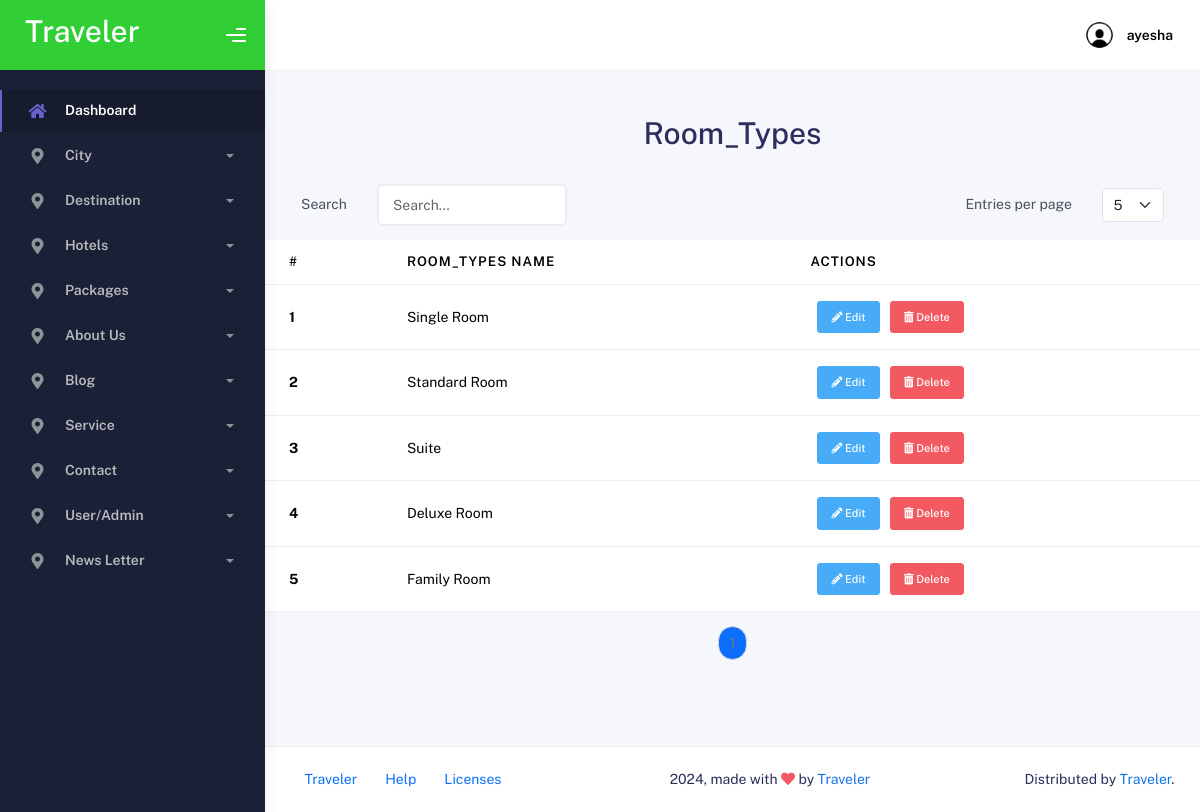
Screenshot of /admin/roomstypesshow.php (signed in) with the database file from the repository.
### tables this page shows
CREATE TABLE `room_types` (
  `RoomTypeID` int(11) NOT NULL,
  `TypeName` varchar(50) NOT NULL
);

### admin/roomstypesshow.php (the view, shortened to what this page needs)
<?php
require "header.php";
require "connection.php";
$page = isset($_GET['page']) ? (int) $_GET['page'] : 1;
$entries_per_page = isset($_GET['entries']) ? (int) $_GET['entries'] : 5;
$start = ($page - 1) * $entries_per_page;
$total_entries_query = "SELECT COUNT(*) AS total FROM `room_types`";
$total_entries_result = mysqli_query($conn, $total_entries_query);
$total_entries_row = mysqli_fetch_assoc($total_entries_result);
$total_entries = $total_entries_row['total'];
$total_pages = ceil($total_entries / $entries_per_page);
$qry = "SELECT * FROM `room_types` LIMIT $start, $entries_per_page";
$result = mysqli_query($conn, $qry);
$serial_num = ($page - 1) * $entries_per_page + 1;
?>
<div class="container">
    <h1 class="mt-5 text-center">Room_Types</h1>
    <div class="row g-3 align-items-center my-3 mx-4">
        <div class="col-auto">
            <label for="searchInput" class="col-form-label">Search</label>
        </div>
        <div class="col-auto">
            <input type="text" class="form-control" id="searchInput" placeholder="Search...">
        </div>
        <div class="col-auto ms-auto">
            <label for="entriesSelect" class="col-form-label">Entries per page</label>
        </div>
        <div class="col-auto">
            <select class="form-select" id="entriesSelect" onchange="updateEntries()">
                <option value="5" <?php if ($entries_per_page == 5) echo 'selected'; ?>>5</option>
            </select>
        </div>
    </div>
    <table class="table" id="roomTypesTable">
        <thead>
            <tr>
                <th scope="col">#</th>
                <th scope="col">Room_Types Name</th>
                <th scope="col">Actions</th>
            </tr>
        </thead>
        <tbody>
            <?php while ($row = mysqli_fetch_assoc($result)) { ?>
                <tr>
                    <th scope="row"><?php echo $serial_num ?></th>
                    <td><?php echo $row['TypeName'] ?></td>
                    <td>
                        <a href="roomtypeedit.php?updid=<?php echo $row['RoomTypeID'] ?>" class="btn btn-sm btn-info mx-2" title="Edit"><i class='fas fa-pencil-alt'></i> Edit</a>
                        <a href="roomtypedelete.php?id=<?php echo $row['RoomTypeID'] ?>" class="btn btn-sm btn-danger" title="Delete"><i class='fas fa-trash-alt'></i> Delete</a>
                    </td>
                </tr>
                <?php
                $serial_num++;
            } ?>
        </tbody>
    </table>
    <nav aria-label="Page navigation">
        <ul class="pagination justify-content-center">
            <?php for ($i = 1; $i <= $total_pages; $i++): ?>
                <li class="page-item <?php if ($i == $page) echo 'active'; ?>">
                    <a class="page-link" href="?page=<?= $i ?>&entries=<?= $entries_per_page ?>"><?= $i ?></a>
                </li>
            <?php endfor; ?>
        </ul>
    </nav>
</div>
<?php
require "footer.php";
?>

### admin/header.php (shortened to what this page needs)
<?php
if (isset($_SESSION['Role']) && $_SESSION['Role'] == "Admin") {
    include('connection.php');
    if (isset($_SESSION['AdminID'])) {
        $adminID = $_SESSION['AdminID'];
        $query = "SELECT `Name`, `Email` FROM `admin_user` WHERE `AdminID` = ?";
        $stmt = $conn->prepare($query);
        if ($stmt) {
            $stmt->bind_param("i", $adminID);
            $stmt->execute();
            $result = $stmt->get_result();
            if ($result->num_rows > 0) {
                $user = $result->fetch_assoc();
                $name = $user['Name'];
            } else {
                $name = "Unknown";
                $email = "Unknown";
            }
        } else {
            $name = "Error";
            $email = "Error";
        }
    } else {
        $name = "Error";
        $email = "Error";
    }
} else {
    header("Location: login.php");
    exit();
}
?>
  <!DOCTYPE html>
  <html lang="en">
  <head>
    <link rel="stylesheet" href="assets/css/bootstrap.min.css" />
    <link rel="stylesheet" href="assets/css/plugins.min.css" />
    <link rel="stylesheet" href="assets/css/kaiadmin.min.css" />
  </head>
  <body>
    <div class="wrapper">
      <div class="sidebar" data-background-color="dark">
        <div class="sidebar-logo">
          <div class="logo-header" data-background-color="green">
            <a href="index.php" class="logo">
              <h1 style="color: white;">Traveler</h1>
            </a>
            <div class="nav-toggle">
              <button class="btn btn-toggle toggle-sidebar">
                <i class="gg-menu-right"></i>
              </button>
            </div>
          </div>
        </div>
        <div class="sidebar-wrapper scrollbar scrollbar-inner">
          <div class="sidebar-content">
            <ul class="nav nav-secondary">
              <li class="nav-item active">
                <a data-bs-toggle="collapse" href="#dashboard" class="collapsed" aria-expanded="false">
                  <i class="fas fa-home"></i>
                  <p>Dashboard</p>
                </a>
              </li>
              <li class="nav-item">
                <a data-bs-toggle="collapse" href="#City">
                  <i class="fas fa-map-marker-alt"></i>
                  <p>City</p>
                  <span class="caret"></span>
                </a>
              </li>
              <li class="nav-item">
                <a data-bs-toggle="collapse" href="#destination">
                  <i class="fas fa-map-marker-alt"></i>
                  <p>Destination</p>
                  <span class="caret"></span>
                </a>
              </li>
              <li class="nav-item">
                <a data-bs-toggle="collapse" href="#hotels">
                  <i class="fas fa-map-marker-alt"></i>
                  <p>Hotels</p>
                  <span class="caret"></span>
                </a>
              </li>
              <li class="nav-item">
                <a data-bs-toggle="collapse" href="#card">
                  <i class="fas fa-map-marker-alt"></i>
                  <p>Packages</p>
                  <span class="caret"></span>
                </a>
              </li>
              <li class="nav-item">
                <a data-bs-toggle="collapse" href="#about">
                  <i class="fas fa-map-marker-alt"></i>
                  <p>About Us</p>
                  <span class="caret"></span>
                </a>
              </li>
              <li class="nav-item">
                <a data-bs-toggle="collapse" href="#blog">
                  <i class="fas fa-map-marker-alt"></i>
                  <p>Blog</p>
                  <span class="caret"></span>
                </a>
              </li>
              <li class="nav-item">
                <a data-bs-toggle="collapse" href="#Service">
                  <i class="fas fa-map-marker-alt"></i>
                  <p>Service</p>
                  <span class="caret"></span>
                </a>
              </li>
              <li class="nav-item">
                <a data-bs-toggle="collapse" href="#contact">
                  <i class="fas fa-map-marker-alt"></i>
                  <p>Contact</p>
                  <span class="caret"></span>
                </a>
              </li>
              <li class="nav-item">
                <a data-bs-toggle="collapse" href="#user">
                  <i class="fas fa-map-marker-alt"></i>
                  <p>User/Admin</p>
                  <span class="caret"></span>
                </a>
              </li>
              <li class="nav-item">
                <a data-bs-toggle="collapse" href="#news">
                  <i class="fas fa-map-marker-alt"></i>
                  <p>News Letter</p>
                  <span class="caret"></span>
                </a>
              </li>
            </ul>
          </div>
        </div>
      </div>
      <div class="main-panel">
        <div class="main-header">
          <nav class="navbar navbar-header navbar-header-transparent navbar-expand-lg border-bottom">
            <div class="container-fluid">
            <ul class="navbar-nav topbar-nav ms-md-auto align-items-center">
    <li class="nav-item topbar-user dropdown hidden-caret">
        <a class="dropdown-toggle profile-pic" data-bs-toggle="dropdown" href="#" aria-expanded="false">
        <div class="avatar-sm">
                      <img src="assets/img/random.jpg" alt="..." class="avatar-img rounded-circle" />
                    </div>
            <span class="profile-username">
                <span class="fw-bold"><?php echo htmlspecialchars($name); ?></span>
            </span>
        </a>
    </li>
</ul>
            </div>
          </nav>
        </div>
    </body>
    </html>

### rows the page displays
room_types: TypeName "Single Room"
room_types: TypeName "Standard Room"
room_types: TypeName "Suite"
room_types: TypeName "Deluxe Room"
room_types: TypeName "Family Room"

### other values shown
$name "ayesha"
